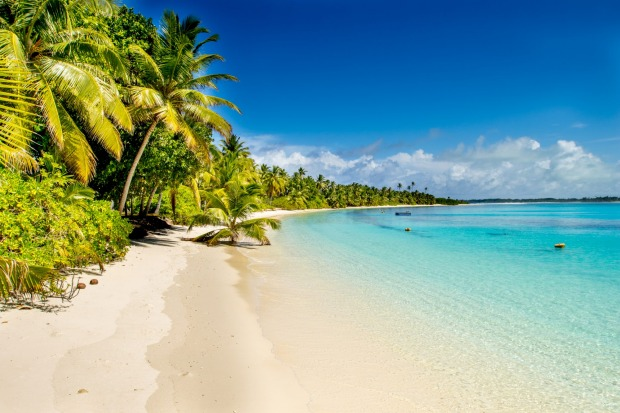
%> input picture data/beach1.jpg, 620 x 413 px
$ octave resize_test.m   (GNU Octave 9; MATLAB toolbox functions it lacks are replaced by stand-ins)
%> lines starting %> are read from the running program, lines starting %| are printed output that depends on the picture
source.image = imread('./../data/beach1.jpg');
%> source.image is the input picture: size 413x620x3 uint8; mean R, G, B 129.3, 160.4, 149.1

sz = size(source.image);
%> sz = [413 620 3]
rsf = 30;

sz_rs = [sz(1) - mod(sz(1),rsf) sz(2) - mod(sz(2),rsf) sz(3)];
%> sz_rs = [390 600 3]

L = rgb2lab(source.image(1:sz_rs(1), 1:sz_rs(2),:));
%> L: size 390x600x3 double; mean of channels 1, 2, 3 62.6, -4.9, 2.4
% imshow(L)

Ls = imresize(L, 1/rsf)
Lsa = imresize(Ls, rsf);
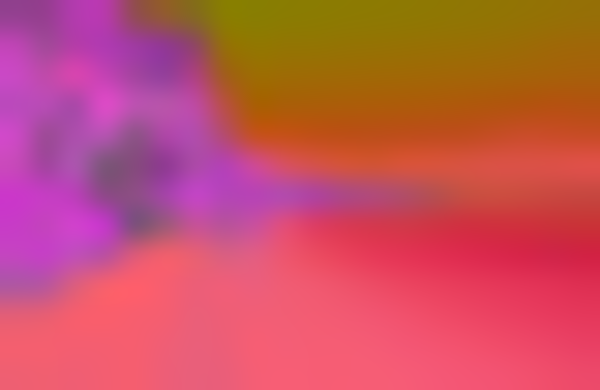
%> Lsa: size 390x600x3 double; mean R, G, B 62.7, -4.9, 2.4; drawn with min black and max white

Lr = zeros(sz_rs(1), sz_rs(2), 3);
%> Lr: size 390x600x3 double; every value is 0

Lr(:,:,1) = L(:,:,1);
%> Lr: size 390x600x3 double; mean of channels 1, 2, 3 62.6, 0, 0
Lr(:,:,2:3) = Lsa(:,:,2:3);
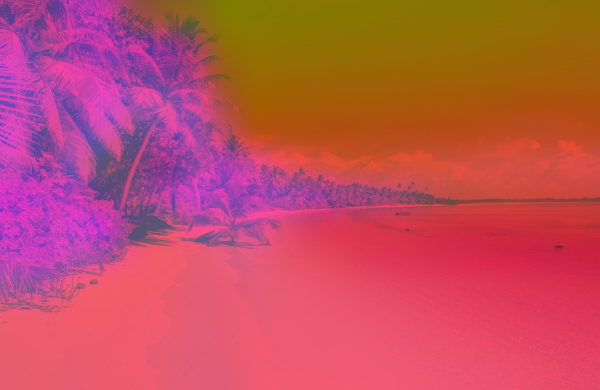
%> Lr: size 390x600x3 double; mean R, G, B 62.6, -4.9, 2.4; drawn with min black and max white
im = lab2rgb(Lr);
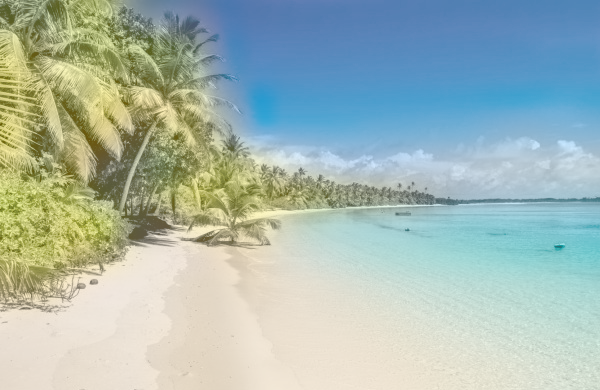
%> im: size 390x600x3 double; mean R, G, B 0.495, 0.615, 0.571; drawn with min black and max white
imshow(im)
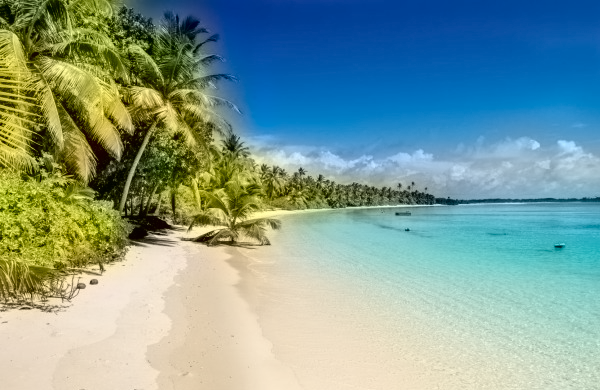
%> displayed picture: size 390x600x3, on the screen's scale of 0 to 255; mean R, G, B 127.4, 156.8, 148

figure;
imshow(source.image)

$ run again, with data/beach2.jpg copied over data/beach1.jpg
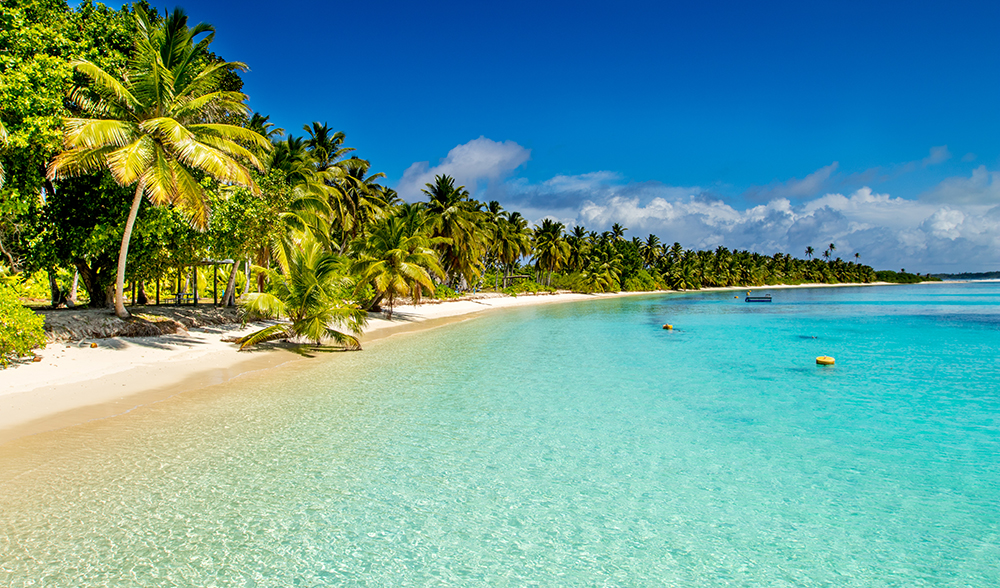
%> input picture data/beach2.jpg, 1000 x 588 px
%> source.image is the input picture: size 588x1000x3 uint8; mean R, G, B 103.6, 156.7, 148.6
%> sz = [588 1000 3]
%> sz_rs = [570 990 3]
%> L: size 570x990x3 double; mean of channels 1, 2, 3 60.8, -10.1, -1.4
%> `im = lab2rgb(Lr);`:
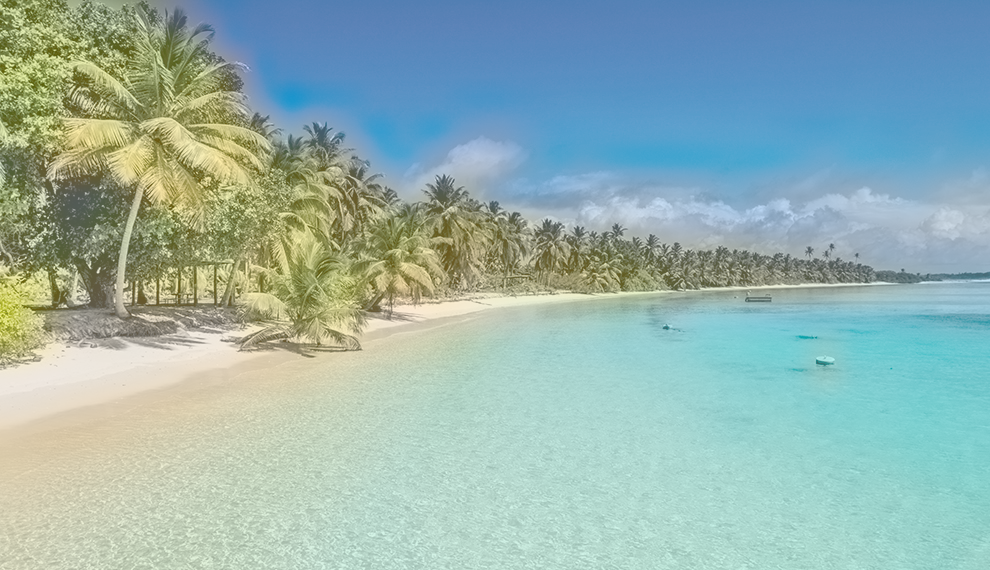
%> im: size 570x990x3 double; mean R, G, B 0.41, 0.608, 0.58; drawn with min black and max white
%> `imshow(im)`:
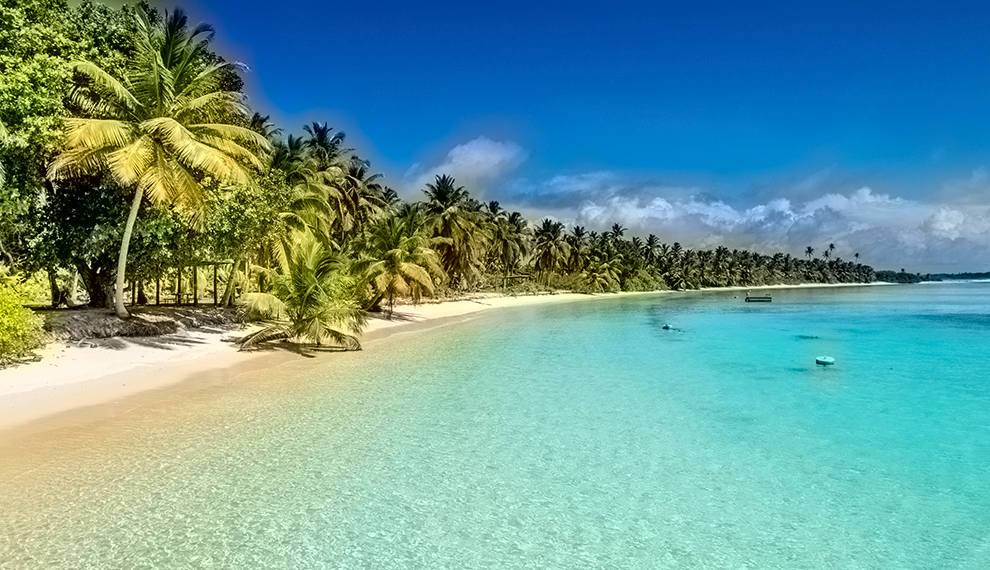
%> displayed picture: size 570x990x3, on the screen's scale of 0 to 255; mean R, G, B 105.4, 154.9, 150.9

$ run again, with data/bear1.jpg copied over data/beach1.jpg
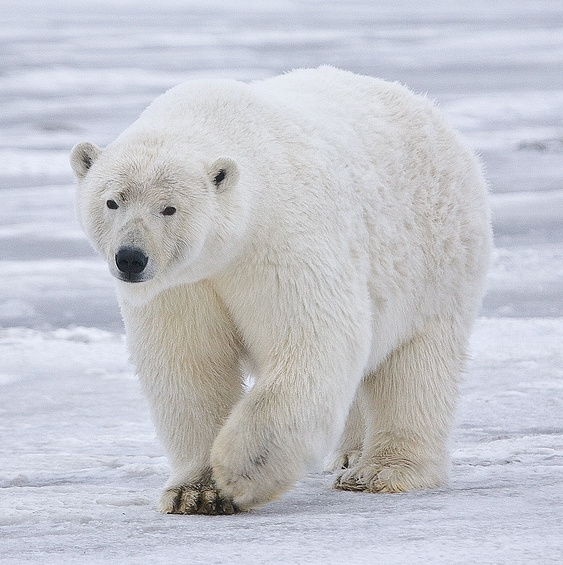
%> input picture data/bear1.jpg, 563 x 565 px
%> source.image is the input picture: size 565x563x3 uint8; mean R, G, B 196.2, 197.8, 204.8
%> sz = [565 563 3]
%> sz_rs = [540 540 3]
%> L: size 540x540x3 double; mean of channels 1, 2, 3 79.4, 0.8, -3.2
%> `Lr(:,:,2:3) = Lsa(:,:,2:3);`:
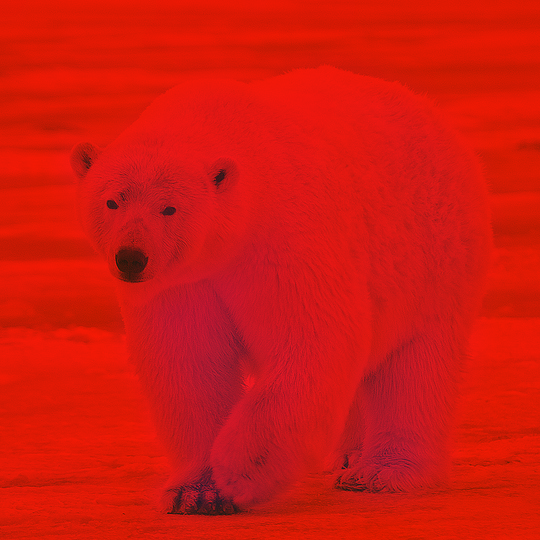
%> Lr: size 540x540x3 double; mean R, G, B 79.4, 0.8, -3.2; mean of the top-left, top-right, bottom-left and bottom-right quarters 25.9, 26.4, 25.1, 25.3; drawn with min black and max white
%> `im = lab2rgb(Lr);`:
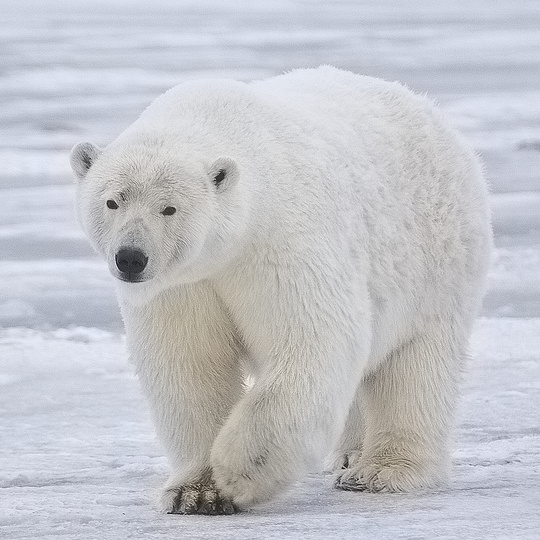
%> im: size 540x540x3 double; mean R, G, B 0.767, 0.772, 0.797; drawn with min black and max white
